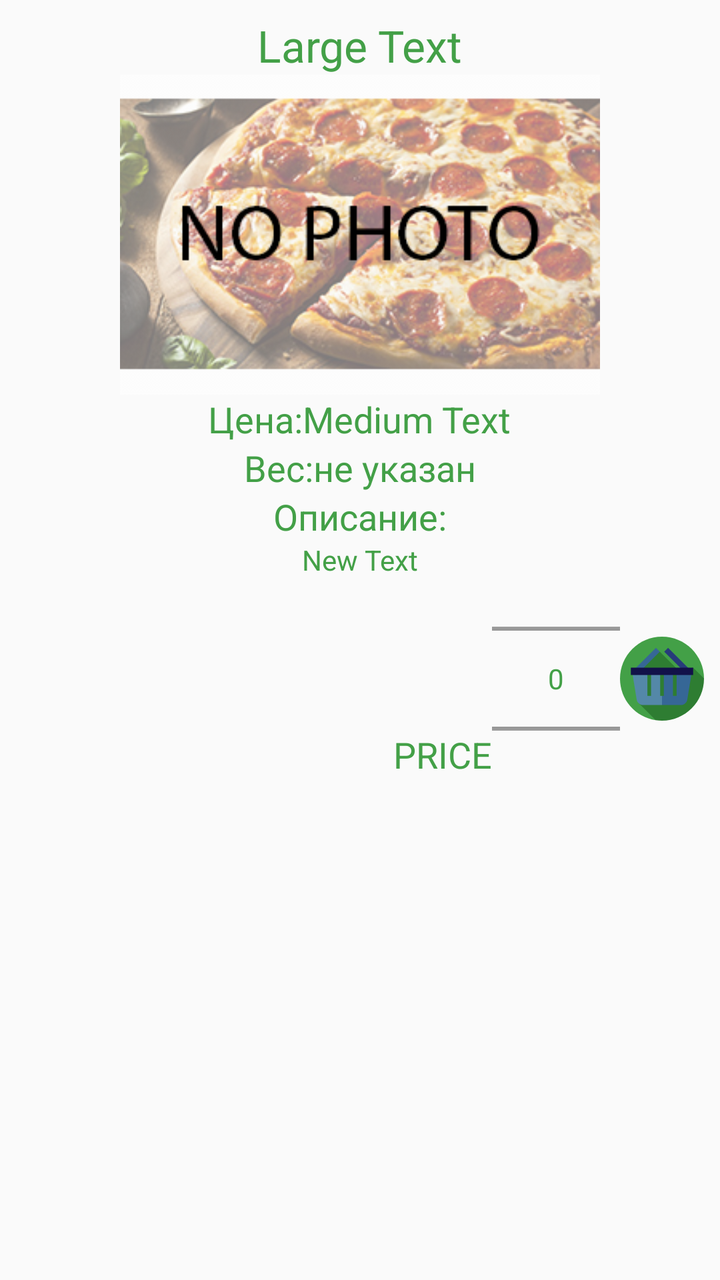
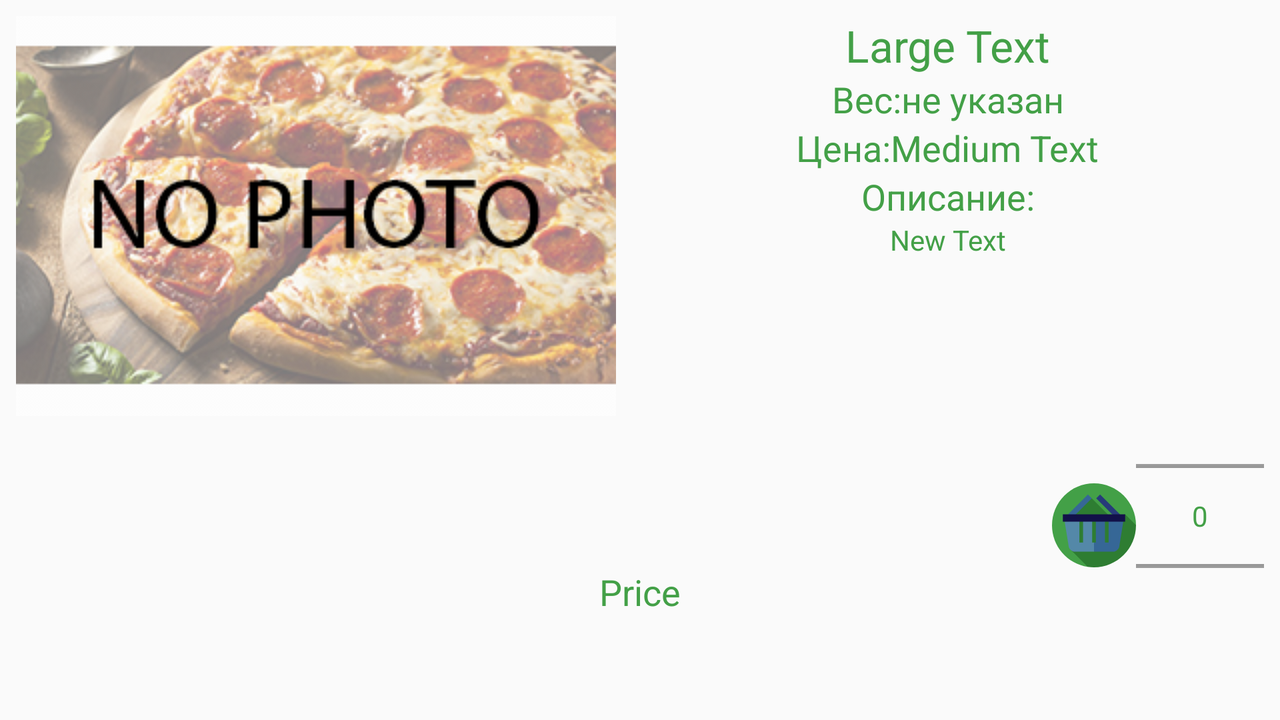

An Android layout and its configuration variant, each rendered on a device that would load it. The default file and the variant file are quoted in full after the pictures.
<!-- AndroidManifest.xml: application theme AppTheme -->
<!-- res/layout/fragment_offer.xml -->
<?xml version="1.0" encoding="utf-8"?>
<RelativeLayout
    xmlns:android="http://schemas.android.com/apk/res/android"
    android:layout_width="match_parent"
    android:layout_height="match_parent"
    android:paddingLeft="8dp"
    android:paddingRight="8dp"
    android:paddingBottom="8dp"
    android:paddingTop="8dp"
    android:id="@+id/offer_fragment_layout">


<RelativeLayout
    android:layout_width="match_parent"
    android:layout_height="match_parent">

<LinearLayout
    android:orientation="vertical"
    android:layout_width="match_parent"
    android:layout_height="wrap_content"
    android:id="@+id/linearLayout"
    android:layout_centerHorizontal="true">

    <TextView
        android:layout_width="wrap_content"
        android:layout_height="wrap_content"
        android:textAppearance="?android:attr/textAppearanceLarge"
        android:text="Large Text"
        android:id="@+id/offer_fragment_name"
        android:layout_gravity="center_horizontal"/>

    <FrameLayout
        android:layout_width="240dp"
        android:layout_height="160dp"
        android:layout_gravity="center_horizontal">

        <ImageView
            android:layout_width="wrap_content"
            android:layout_height="wrap_content"
            android:id="@+id/offer_fragment_picture"
            android:src="@drawable/no_photo_300x200"
            android:layout_gravity="center_horizontal"/>
    </FrameLayout>

    <LinearLayout
        android:orientation="horizontal"
        android:layout_width="match_parent"
        android:layout_height="wrap_content"
        android:gravity="center_horizontal">

        <TextView
            android:layout_width="wrap_content"
            android:layout_height="wrap_content"
            android:textAppearance="?android:attr/textAppearanceMedium"
            android:text="@string/price"
            android:id="@+id/textView6"
            android:layout_gravity="center_horizontal"/>

        <TextView
            android:layout_width="wrap_content"
            android:layout_height="wrap_content"
            android:textAppearance="?android:attr/textAppearanceMedium"
            android:text="Medium Text"
            android:id="@+id/offer_fragment_price"
            android:layout_gravity="center_horizontal"
            />
    </LinearLayout>

    <LinearLayout
        android:orientation="horizontal"
        android:layout_width="match_parent"
        android:layout_height="wrap_content"
        android:gravity="center_horizontal">

        <TextView
            android:layout_width="wrap_content"
            android:layout_height="wrap_content"
            android:textAppearance="?android:attr/textAppearanceMedium"
            android:text="@string/weight"
            android:id="@+id/textView5"
            android:layout_gravity="center_horizontal"/>

        <TextView
            android:layout_width="wrap_content"
            android:layout_height="wrap_content"
            android:textAppearance="?android:attr/textAppearanceMedium"
            android:text="@string/no_def"
            android:id="@+id/offer_fragment_weigth"
            />
    </LinearLayout>

    <TextView
        android:layout_width="wrap_content"
        android:layout_height="wrap_content"
        android:textAppearance="?android:attr/textAppearanceMedium"
        android:text="@string/description"
        android:id="@+id/textView7"
        android:layout_gravity="center_horizontal"/>

    <TextView
        android:layout_width="wrap_content"
        android:layout_height="wrap_content"
        android:text="New Text"
        android:id="@+id/offer_fragment_description"
        android:layout_gravity="center_horizontal"/>

</LinearLayout>

    <LinearLayout
        android:layout_width="wrap_content"
        android:layout_height="wrap_content"
        android:id="@+id/linearLayout3"
        android:layout_below="@+id/linearLayout"
        android:layout_alignParentRight="true"
        android:layout_alignParentEnd="true">
        <TextView
            android:layout_width="wrap_content"
            android:layout_height="wrap_content"
            android:textAppearance="?android:attr/textAppearanceMedium"
            android:id="@+id/offer_fragment_number_helper"
            android:text="PRICE"
            android:layout_gravity="bottom"/>
        <NumberPicker
            android:layout_width="wrap_content"
            android:layout_height="100dp"
            android:descendantFocusability="blocksDescendants"
            android:theme="@style/AppTheme.Picker"
            android:id="@+id/offer_fragment_numberpicker"/>

        <ImageButton
            android:layout_width="wrap_content"
            android:layout_height="wrap_content"
            android:id="@+id/offer_fragment_imagebutton_add"
            android:background="@drawable/add_buy_icon"
            android:layout_gravity="center_vertical"/>



    </LinearLayout>


</RelativeLayout>



</RelativeLayout>
<!-- resources referenced by this layout -->
<resources>
  <!-- drawable add_buy_icon (drawable) -->
  <vector android:height="42dp" android:viewportHeight="460.0"
      android:viewportWidth="460.0" android:width="42dp" xmlns:android="http://schemas.android.com/apk/res/android">
      <path android:fillColor="@color/colorPrimary" android:pathData="M230,0C103,0 0,103 0,230c0,115.3 84.9,210.9 195.6,227.4l264.4,-228.4C459.5,102.5 356.7,0 230,0z"/>
      <path android:fillColor="@color/colorPrimaryDark" android:pathData="M460,230c0,-0.3 -0,-0.6 -0,-0.9l-59.4,-59.4l-77.8,17.5L217.8,82.3H203.4L83.1,204l20.6,161.5l92,92C206.8,459.1 218.3,460 230,460C357,460 460,357 460,230z"/>
      <path android:fillColor="#366796" android:pathData="M102.8,197.3l-21.2,-21.2l115,-115l21.2,21.2z"/>
      <path android:fillColor="#273B7A" android:pathData="M357.2,197.3l-115,-115l21.2,-21.2l115,115z"/>
      <path android:fillColor="#5488A8" android:pathData="M230,199.7l-160.6,10l22,134.9c2.7,16.3 18.3,29.6 34.8,29.6H230l28.7,-82.2L230,199.7z"/>
      <path android:fillColor="#366796" android:pathData="M230,199.7v174.5h103.7c16.5,0 32.2,-13.3 34.8,-29.6l22,-134.9L230,199.7z"/>
      <path android:fillColor="@color/colorPrimaryDark" android:pathData="M220,199.7h20v124.5h-20z"/>
      <path android:fillColor="@color/colorPrimaryDark" android:pathData="M150,199.7h20v124.5h-20z"/>
      <path android:fillColor="@color/colorPrimaryDark" android:pathData="M290,199.7h20v124.5h-20z"/>
      <path android:fillColor="#121149" android:pathData="M59.4,169.7h341.2v40h-341.2z"/>
  </vector>
  <!-- drawable no_photo_300x200: png bitmap (drawable, 153891 bytes) -->
  <string name="description">Описание:</string>
  <string name="no_def">не указан</string>
  <string name="price">Цена:</string>
  <string name="weight">Вес:</string>
  <!-- from res/values-v21/ -->
  <style name="AppTheme.Picker" parent="Theme.AppCompat.Light.NoActionBar">
          <item name="android:textColorPrimary">@color/colorPrimary</item>
      </style>
  <!-- from res/values-v21/ -->
  <style name="AppTheme" parent="Theme.AppCompat.DayNight.NoActionBar">
          
          <item name="colorPrimary">@color/colorPrimary</item>
          <item name="colorPrimaryDark">@color/colorPrimaryDark</item>
          <item name="colorAccent">@color/colorAccent</item>
          <item name="android:textColor">@color/colorPrimary</item>
          <item name="android:windowDrawsSystemBarBackgrounds">true</item>
          <item name="android:statusBarColor">@color/colorAccent</item>
          <item name="android:windowTranslucentStatus">true</item>
      </style>
  <color name="colorPrimary">#43A047</color>
  <color name="colorPrimaryDark">#2E7D32</color>
  <color name="colorAccent">#F57C00</color>
</resources>
<!-- res/layout-land/fragment_offer.xml (the repository's variant of the layout above) -->
<!-- drawn on the phone turned sideways -->
<?xml version="1.0" encoding="utf-8"?>
<RelativeLayout
    xmlns:android="http://schemas.android.com/apk/res/android"
    android:layout_width="match_parent"
    android:layout_height="match_parent"
    android:paddingLeft="8dp"
    android:paddingRight="8dp"
    android:paddingBottom="8dp"
    android:paddingTop="8dp"
    android:id="@+id/offer_fragment_layout">

    <ScrollView
        android:layout_width="match_parent"
        android:layout_height="match_parent"
        android:layout_alignParentTop="true"
        android:layout_alignParentLeft="true"
        android:layout_alignParentStart="true">
<RelativeLayout
    android:layout_width="match_parent"
    android:layout_height="match_parent">

<LinearLayout
    android:orientation="horizontal"
    android:layout_width="match_parent"
    android:layout_height="wrap_content"
    android:id="@+id/linearLayout"
    android:layout_alignParentLeft="true"
    android:layout_alignParentStart="true">

    <FrameLayout
        android:layout_width="300dp"
        android:layout_height="200dp"
        >

        <ImageView
            android:layout_width="wrap_content"
            android:layout_height="wrap_content"
            android:id="@+id/offer_fragment_picture"
            android:src="@drawable/no_photo_300x200"
            android:layout_gravity="center_horizontal"/>
    </FrameLayout>

    <LinearLayout
        android:layout_width="match_parent"
        android:layout_height="wrap_content"
        android:orientation="vertical"
        android:paddingLeft="8dp">

        <TextView
            android:layout_width="wrap_content"
            android:layout_height="wrap_content"
            android:textAppearance="?android:attr/textAppearanceLarge"
            android:text="Large Text"
            android:id="@+id/offer_fragment_name"
            android:layout_gravity="center_horizontal"/>

        <LinearLayout
            android:orientation="horizontal"
            android:layout_width="match_parent"
            android:layout_height="wrap_content"
            android:gravity="center_horizontal">

            <TextView
                android:layout_width="wrap_content"
                android:layout_height="wrap_content"
                android:textAppearance="?android:attr/textAppearanceMedium"
                android:text="@string/weight"
                android:id="@+id/textView5"
                android:layout_gravity="center_horizontal"/>

            <TextView
                android:layout_width="wrap_content"
                android:layout_height="wrap_content"
                android:textAppearance="?android:attr/textAppearanceMedium"
                android:text="@string/no_def"
                android:id="@+id/offer_fragment_weigth"
                />

        </LinearLayout>

        <LinearLayout
            android:orientation="horizontal"
            android:layout_width="match_parent"
            android:layout_height="wrap_content"
            android:gravity="center_horizontal">

            <TextView
                android:layout_width="wrap_content"
                android:layout_height="wrap_content"
                android:textAppearance="?android:attr/textAppearanceMedium"
                android:text="@string/price"
                android:id="@+id/textView6"
                android:layout_gravity="center_horizontal"/>

            <TextView
                android:layout_width="wrap_content"
                android:layout_height="wrap_content"
                android:textAppearance="?android:attr/textAppearanceMedium"
                android:text="Medium Text"
                android:id="@+id/offer_fragment_price"
                android:layout_gravity="center_horizontal"
                />
        </LinearLayout>

        <TextView
            android:layout_width="wrap_content"
            android:layout_height="wrap_content"
            android:textAppearance="?android:attr/textAppearanceMedium"
            android:text="@string/description"
            android:id="@+id/textView7"
            android:layout_gravity="center_horizontal"/>

        <TextView
            android:layout_width="wrap_content"
            android:layout_height="wrap_content"
            android:text="New Text"
            android:id="@+id/offer_fragment_description"
            android:layout_gravity="center_horizontal"/>

    </LinearLayout>

</LinearLayout>

    <TextView
        android:layout_width="wrap_content"
        android:layout_height="wrap_content"
        android:textAppearance="?android:attr/textAppearanceMedium"
        android:id="@+id/offer_fragment_number_helper"
        android:text="Price"
        android:layout_alignBottom="@+id/linearLayout3"
        android:layout_centerHorizontal="true"/>

    <LinearLayout
        android:layout_width="wrap_content"
        android:layout_height="wrap_content"
        android:id="@+id/linearLayout3"
        android:layout_below="@+id/linearLayout"
        android:layout_alignParentRight="true">

        <NumberPicker
            android:layout_width="wrap_content"
            android:layout_height="100dp"
            android:descendantFocusability="blocksDescendants"
            android:theme="@style/AppTheme.Picker"
            android:id="@+id/offer_fragment_numberpicker"/>

    </LinearLayout>

    <ImageButton
        android:layout_width="wrap_content"
        android:layout_height="wrap_content"
        android:id="@+id/offer_fragment_imagebutton_add"
        android:background="@drawable/add_buy_icon"
        android:layout_gravity="center_vertical"
        android:layout_above="@+id/offer_fragment_number_helper"
        android:layout_toLeftOf="@+id/linearLayout3"
        android:layout_toStartOf="@+id/linearLayout3"/>


</RelativeLayout>
        </ScrollView>
</RelativeLayout>
